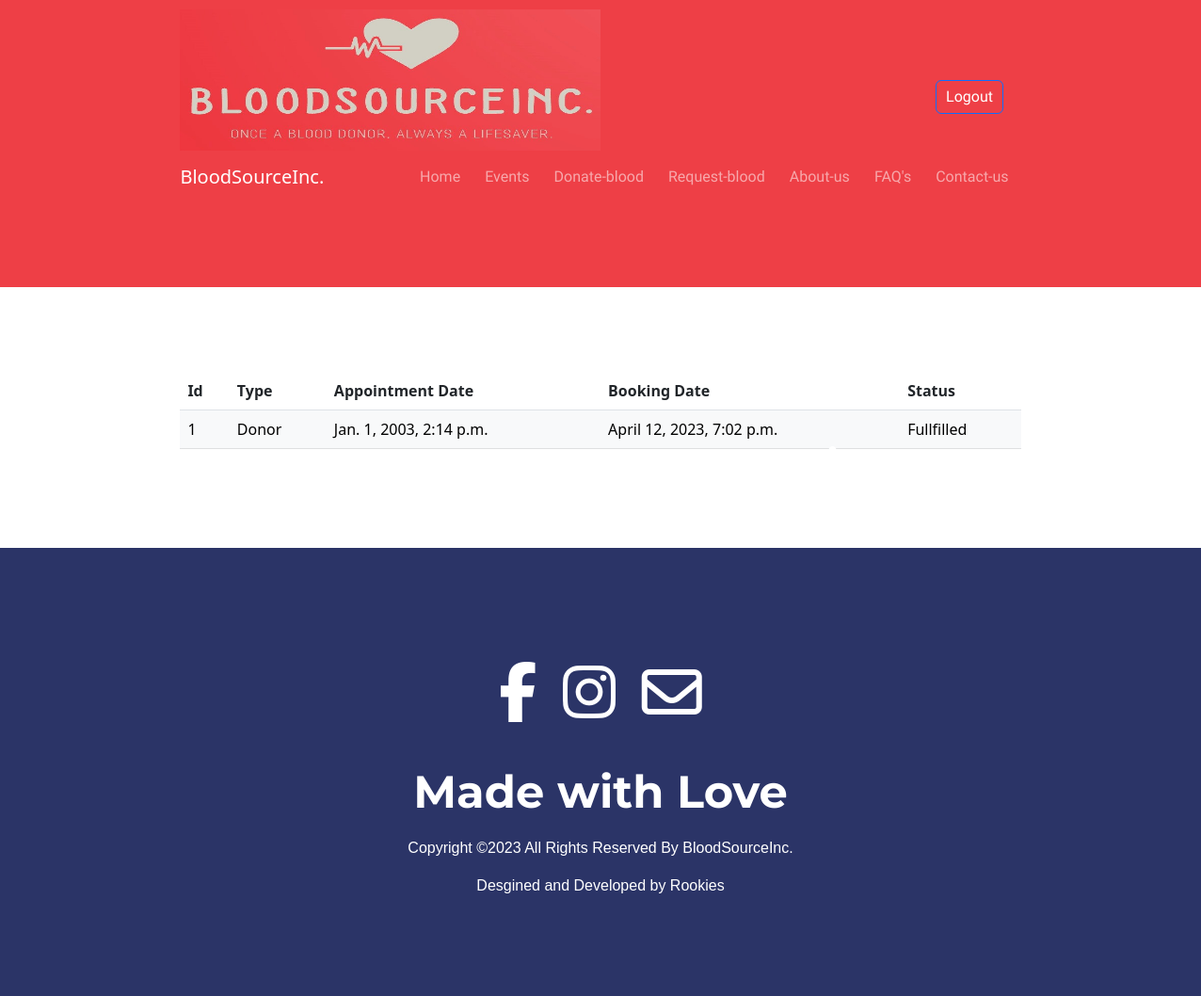
The app's page /view-appointments/ (signed in), older data.
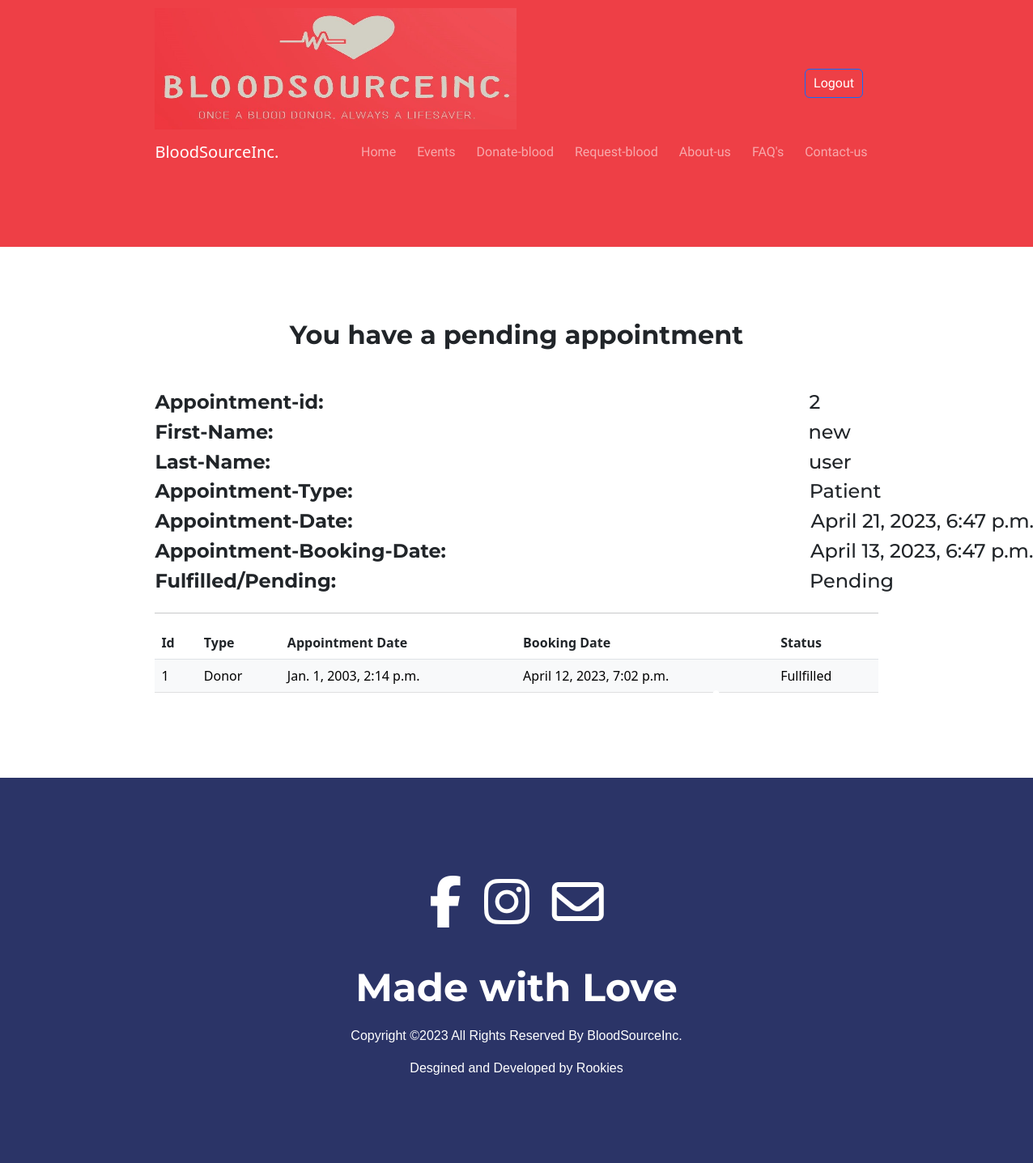
The same page, newer data.
### staff/models.py (models this page shows)
class Appointment(models.Model):
    appointment_id = models.AutoField(primary_key=True)
    user_id = models.ForeignKey(Profile, on_delete=models.CASCADE)
    clinic_id = models.ForeignKey(Clinic, on_delete=models.CASCADE)
    type = models.CharField(max_length=10, choices=[('Donor', 'Donor'), ('Patient', 'Patient')])
    datetime_of_appointment = models.DateTimeField()
    datetime_of_booking = models.DateTimeField(auto_now_add=True)
    appointment_fullfilled = models.BooleanField(default=False) #type: ignore
    models.UniqueConstraint(fields=['user_id', 'clinic_id', 'datetime_of_appointment'], name='unique_user_clinic_datetime')

### users/models.py (models this page shows)
class Profile(AbstractUser):
    first_name = models.CharField(max_length=20)
    last_name = models.CharField(max_length=20)
    email = models.EmailField(max_length=254, unique=True)
    phone = models.CharField(max_length=20)
    blood_group = models.CharField(max_length=3, choices=BloodGroupEnum.choices)
    state = models.CharField(max_length=20, choices=StateEnum.choices)
    city = models.CharField(max_length=20)
    pincode = models.IntegerField()
    date_of_registration = models.DateField(auto_now_add=True)
    weight = models.IntegerField(blank=True, null=True)
    date_of_birth = models.DateField()
    is_staff = models.BooleanField(default=False) #type: ignore

### base/views.py (the view)
# urls.py: path('view-appointments/', view_appointments, name='user-view-appointments'),
def view_appointments(request):
    if not request.user.is_authenticated:
        messages.error(request, 'You must be logged in to view your appointments.')
        return redirect('user-login')
    appointments = Appointment.objects.filter(user_id=request.user)
    pending_appointment = None
    if Appointment.objects.filter(user_id=request.user, appointment_fullfilled=False).exists():
        pending_appointment = Appointment.objects.get(user_id=request.user, appointment_fullfilled=False)
    appointments.order_by('datetime_of_appointment')
    context = {'appointments': appointments, 'pending_appointment': pending_appointment}
    return render(request, 'base/view-appointments.html', context)

### base/templates/base/view-appointments.html (shortened to what this page needs)
{% extends 'base.html' %}
{% block content %}
<div class="container-fluid">
    {% if pending_appointment %}<h2 style="text-align: center; margin-bottom: 50px;"><strong>You have a pending appointment</strong></h2>
    <div style="display:flex; flex-direction:row;">
        <div><h4><strong>Appointment-id:</strong></h4></div>
        <div style="position:relative; left:600px;"><h4>{{ pending_appointment.appointment_id }}</h4></div>
        </div>
        <div style="display:flex; flex-direction:row;">
            <div><h4><strong>First-Name:</strong></h4></div>
            <div style="position:relative; left:661px;"><h4>{{ pending_appointment.user_id.first_name }}</h4></div>
        </div>
        <div style="display:flex; flex-direction:row;">
            <div><h4><strong>Last-Name:</strong></h4></div>
            <div style="position:relative; left:665px;"><h4>{{ pending_appointment.user_id.last_name }}</h4></div>
        </div>
        <div style="display:flex; flex-direction:row;">
            <div><h4><strong>Appointment-Type:</strong></h4></div>
            <div style="position:relative; left:564px;"><h4>{{ pending_appointment.type }}</h4></div>
        </div>
        <div style="display:flex; flex-direction:row;">
            <div><h4><strong>Appointment-Date:</strong></h4></div>
            <div style="position:relative; left:566px;"><h4>{{ pending_appointment.datetime_of_appointment }}</h4></div>
        </div>
        <div style="display:flex; flex-direction:row;">
            <div><h4><strong>Appointment-Booking-Date:</strong></h4></div>
            <div style="position:relative; left:450px;"><h4>{{ pending_appointment.datetime_of_booking }}</h4></div>
        </div>
        <div style="display:flex; flex-direction:row;">
            <div><h4><strong>Fulfilled/Pending:</strong></h4></div>
            <div style="position:relative; left:585px;"><h4>{% if pending_appointment.appointment_fullfilled %} Fullfilled {% else %} Pending {% endif %}</h4></div>
        </div>
        <hr>
    {% endif %}
    <table class="table">
        <thead>
            <tr>
              <th scope="col">Id</th>
              <th scope="col">Type</th>
              <th scope="col">Appointment Date</th>
              <th scope="col">Booking Date</th>
              <th scope="col">Status</th>
            </tr>
        </thead>
        <tbody>
            {% for appointment in appointments %}
                {% if appointment.appointment_fullfilled %}
                    <tr class="table-light">
                        <td>{{ appointment.appointment_id }}</td>
                        <td>{{ appointment.type }}</td>
                        <td>{{ appointment.datetime_of_appointment }}</td>
                        <td>{{ appointment.datetime_of_booking }}</td>
                        <td>{% if appointment.appointment_fullfilled %} Fullfilled {% else %} Pending {% endif %}</td>
                    </tr>
                {% endif %}
            {% endfor %}
        </tbody>
    </table>
</div>
{% endblock %}

### base/templates/base.html (shortened to what this page needs)
{% load static %}
<!DOCTYPE html>
<html lang="en">
    <head>
        {% include 'bootstrap.html' %}
        <link rel="stylesheet" href="{% static 'css/styles.css' %}">
    </head>
    <body>
        {% include 'navbar.html' %}
        {% block content %}
        {% endblock %}
        {% include 'footer.html' %}
</body>
</html>

### base/templates/bootstrap.html (shortened to what this page needs)
<link
href="https://cdn.jsdelivr.net/npm/bootstrap@5.3.0-alpha1/dist/css/bootstrap.min.css"
rel="stylesheet"
integrity="sha384-GLhlTQ8iRABdZLl6O3oVMWSktQOp6b7In1Zl3/Jr59b6EGGoI1aFkw7cmDA6j6gD"
crossorigin="anonymous"
/>

### base/templates/navbar.html (shortened to what this page needs)
{% load static %}
<section id="title-main">
    <div class="logo-div">
        <img src="{% static 'images/logo.jpeg' %}" alt="logo" class="logo" />
        {% if user.is_authenticated %}
                <p style="position: absolute; bottom:547px; right:320px; color:#fff;"><i class="fa-solid fa-user" style="margin-right:4px;"></i>{{ user.username }}</p>
                <button type="button" class="loginbtn btn btn-outline-primary" style="margin-top:75px; position: absolute; right:210px; padding:5px 10px; color:#fff;"><a class="nav-link" href="/logout"> Logout</a></button>
        {% endif %}
    </div>
    <div class="container-fluid">
        <nav class="navbar navbar-expand-lg navbar-dark">
            <a class="navbar-brand" href="#">BloodSourceInc.</a>
            <div class="collapse navbar-collapse" id="navbarNav">
                <ul class="navbar-nav ms-auto">
                    <li class="nav-item">
                        <a class="nav-link" href="/"> Home</a>
                    </li>
                    <li class="nav-item">
                        <a class="nav-link" href="/events"> Events</a>
                    </li>
                    <li class="nav-item">
                        <a class="nav-link" href="/create-appointment"> Donate-blood</a>
                    </li>
                    <li class="nav-item">
                        <a class="nav-link" href="/create-appointment"> Request-blood</a>
                    </li>
                    <li class="nav-item">
                        <a class="nav-link" href="/about-us"> About-us</a>
                    </li>
                    <li class="nav-item">
                        <a class="nav-link" href="/#articles"> FAQ's</a>
                    </li>
                    <li class="nav-item">
                        <a class="nav-link" href="/#footer"> Contact-us</a>
                    </li>
            </div>
        </nav>
    </div>
</section>

### base/templates/footer.html
{% load static %}
<footer id="footer">
    <div class="container-fluid">
        <p class="contact-icons">
            <i class="c-icon fa-brands fa-facebook-f"></i>
            <i class="c-icon fa-brands fa-instagram"></i>
            <i class="c-icon fa-regular fa-envelope"></i>
        </p>
        <h1 style="font-size:3rem; padding:10px;"><strong>Made with Love</strong></h1>
        <p>Copyright ©2023 All Rights Reserved By BloodSourceInc.</p>
        <p>Desgined and Developed by Rookies</p>
    </div>
</footer>

### base/static/css/styles.css (style rules this page uses)
.container-fluid { padding: 7% 15%; }
h1, h2, h3, h4, h5, h6 { font-family: "Montserrat", sans-serif; }
p { font-family: "Montserrat-light", sans-serif; }
a { text-decoration: none; color: #fff; }
.logo { width: 50%; height: 150px; }
.logo-div { padding: 10px 15% 0; }
#title-main .container-fluid { padding: 0 15% 7%; }
#title-main { background-color: #ee3f46; color: #fff; }
.navbar { background-color: #ee3f46; }
.nav-item { padding: 0 5px; }
.nav-link { font-family: "Ubuntu", sans-serif; }
#footer { text-align: center; background-color: #2b3467; color: #fff; }
.contact-icons { margin: 2%; font-size: 4rem; }
.c-icon { padding: 5px; color: #fff; border-radius: 20px; }

Row changes from the older to the newer data that the page shows:
added Appointment: appointment_id "2", user_id.first_name "new", user_id.last_name "user", type "Patient", datetime_of_appointment "April 21, 2023, 6:47 p.m.", datetime_of_booking "April 13, 2023, 6:47 p.m."
Text that changed along with them:
text now shown: "You have a pending appointment Appointment-id: First-Name: Last-Name: Appointment-Type: Appointment-Date: Appointment-Booking-Date: Fulfilled/Pending: Pending"
